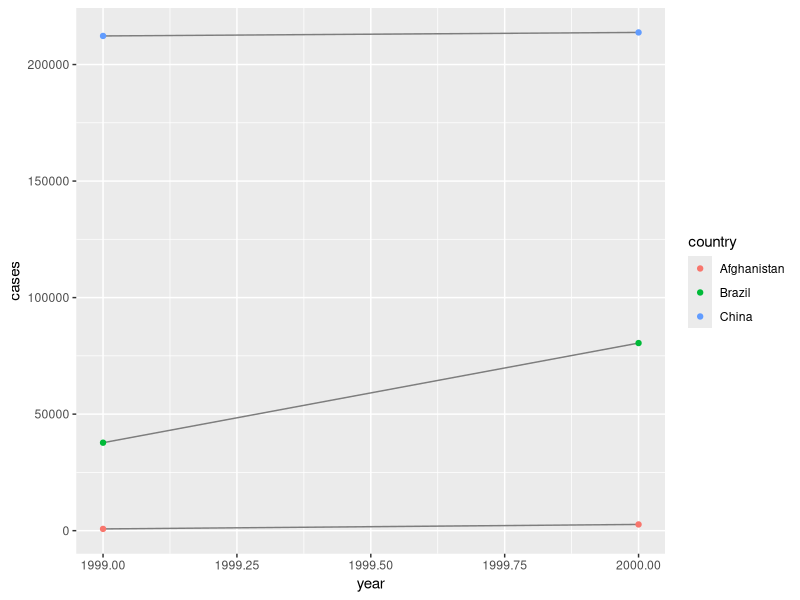
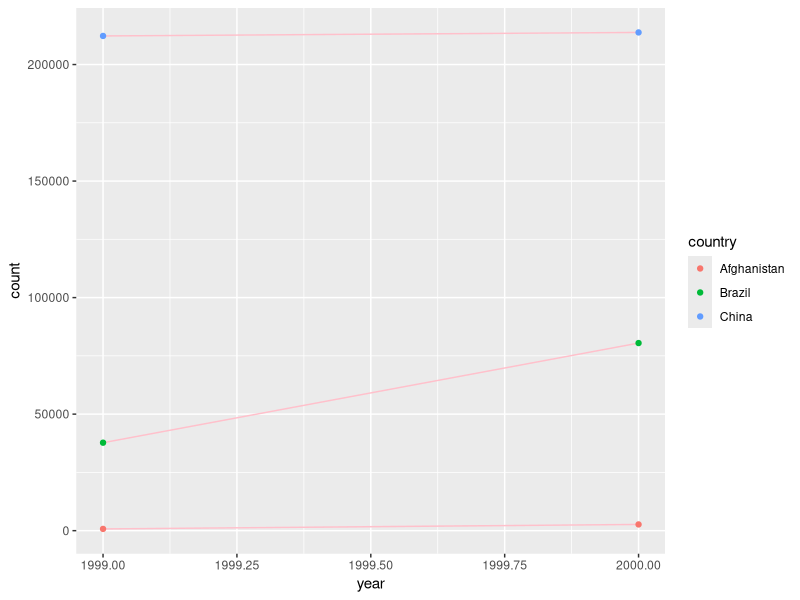

R code for these plots, in order:
library(tidyverse)

table1 |>
  mutate(rate = cases / population * 10000)

ggplot(table1, aes(year, cases)) +
  geom_line(aes(group = country), color = "grey49") +
  geom_point(aes(color = country))

t2_cases <- filter(table2, type == "cases") |>
  rename(cases = count) |>
  arrange(country, year)

t2_population <- filter(table2, type == "population") |>
  rename(population = count) |>
  arrange(country, year)

t2_rates <- t2_cases$cases / t2_population$population * 10000

t2_with_rates <- tibble(year = t2_cases$year, country = t2_cases$country,
                        cases = t2_cases$cases,
                        population = t2_population$population) |> 
  mutate(count = cases / population * 10000) |>
  mutate(type = "rate") |>
  select(country, year, type, count)

bind_rows(table2, t2_with_rates)

table4c <- tibble(country = table4a$country,
                  `1999` = table4a[['1999']] / table4b[['1999']] * 10000,
                  `2000` = table4a[['2000']] / table4b[['2000']] * 10000)

filter(table2, type == "cases") |>
  ggplot(aes(year, count)) +
  geom_line(aes(group = country), color = "pink") +
  geom_point(aes(color = country))
 
left_join(gather(table4a, `1999`, `2000`, key = "year", value = "cases"), 
          gather(table4b, `1999`, `2000`, key = "year", value = "cases"))

preg <- tribble(
  ~pregnant, ~male, ~female,
  "yes", NA, 10,
  "no", 20, 12
)

preg_tidy <- preg |>
  gather(`male`, `female`, key = "gender", value = "count")

# separate and unite
separate(table3, rate, c("cases", "population"), convert = TRUE)

# case study

who1 <- gather(who,
       new_sp_m014:newrel_f65,
       key = "key",
       value = 'cases',
       na.rm = TRUE) |>
  arrange(country, year)

who2 <- who1 |>
  mutate(key = stringr::str_replace(key, "newrel", "new_rel"))
who3 <- who2 |>
  separate(key, c("new", "type", "sexage"), sep = "_")
who3 |>
  select(-new, -iso2, -iso3) |>
  separate(sexage, c("sex", "age"), sep = 1)
